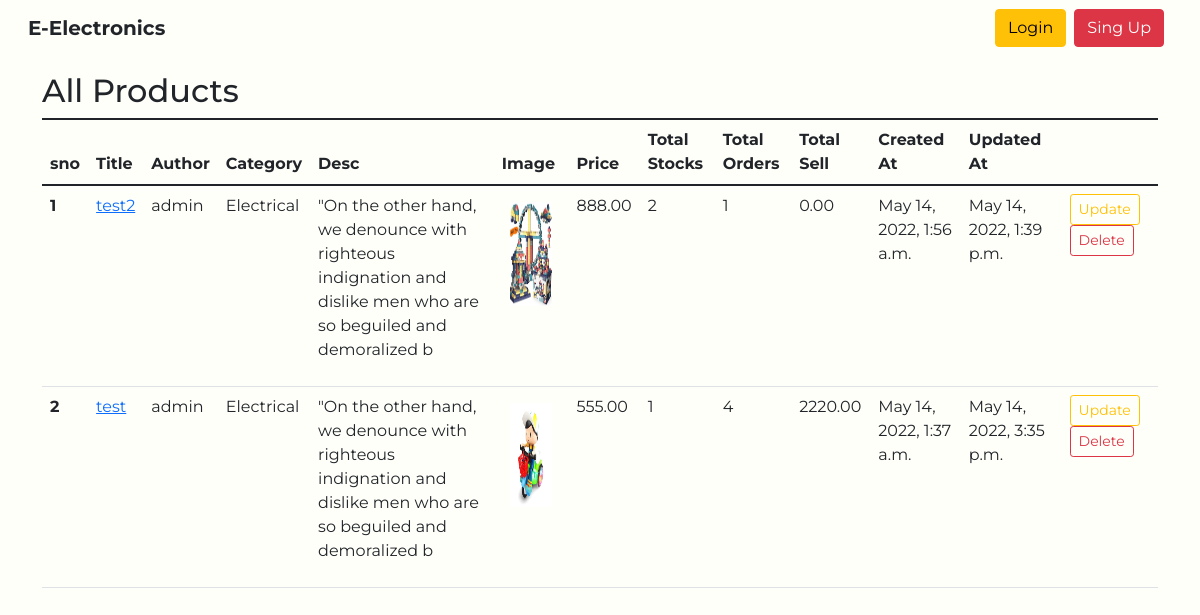
The app's page /admin-product-list, older data.
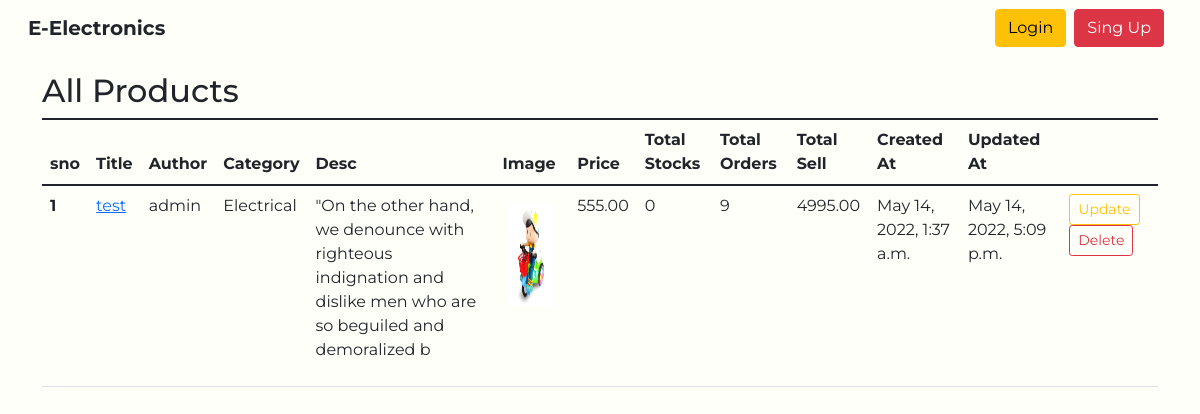
The same page, newer data.
### home/models.py (models this page shows, shortened)
class Product(models.Model):
    title=models.CharField(max_length=255)
    author=models.ForeignKey(User, on_delete=models.CASCADE)
    desc=RichTextField(blank=True, null=True)
    product_image = models.ImageField(null=True, blank=True, upload_to='images/products/')
    total_orders=models.IntegerField(default=0)
    total_stocks=models.IntegerField()
    price=models.DecimalField(max_digits=8, decimal_places=2)
    total_sell_price=models.DecimalField(max_digits=8, decimal_places=2, default=0)
    category=models.ForeignKey(Category, on_delete=models.CASCADE)
    created_at = models.DateTimeField(auto_now_add=True)
    updated_at = models.DateTimeField(auto_now=True)
    @property
    def image_url(self):
        if self.product_image and hasattr(self.product_image, 'url'):
            return self.product_image.url

class Category(models.Model):
    name=models.CharField(max_length=255)
    def __str__(self):
        return self.name

### account/models.py (models this page shows)
class User(AbstractUser):
    user_type_data = ((1, "Admin"),(2, "Customer"), (3, "Company"))
    user_type = models.CharField(default=1, choices=user_type_data, max_length=20)

### home/views.py (the view)
# urls.py: path('admin-product-list', views.admin_all_product_details, name='admin_product_list'),
def admin_all_product_details(request):
    all_products=Product.objects.all().order_by('-created_at')
    product_id=request.GET.get('product_id')
    cats_menu=Category.objects.all()
    context={
        'all_products':all_products,
        'cats_menu': cats_menu,
    }
    return render(request,'product/admin_product_list.html', context)

### templates/product/admin_product_list.html (shortened to what this page needs)
{% extends 'base.html' %}
{% load static %}
{% block body %}
<div class="container my-3">
    <h2>All Products</h2>
    <table class="table">
        <tbody>
            <thead>
                <tr>
                    <th scope="col">sno</th>
                    <th scope="col">Title</th>
                    <th scope="col">Author</th>
                    <th scope="col">Category</th>
                    <th scope="col">Desc</th>
                    <th scope="col">Image</th>
                    <th scope="col">Price</th>
                    <th scope="col">Total Stocks</th>
                    <th scope="col">Total Orders</th>
                    <th scope="col">Total Sell</th>
                    <th scope="col">Created At</th>
                    <th scope="col">Updated At</th>
                </tr>
            </thead>
            {% for product in all_products %}
            <tr>
                <th scope="row">{{ forloop.counter }}</th>
                <td><a href="{% url 'product_details' product.pk %}">{{product.title}} </a></td>
                <td>{{product.author}}</td>
                <td>{{product.category}}</td>
                <td>{{product.desc | slice:':120' | safe }}</td>
                <td>
                    {% if product.product_image %}
                    <img src=" {{ product.image_url|default_if_none:'#' }} " class="card-img-top p-2" alt="..." width="200" height="120">
                    {% else %}
                    <img src="{% static 'img/product.jpg' %}" alt="Avatar"  class="rounded-circle"  width=75 height=75>
                    {% endif %}
                </td>
                <td>{{product.price}}</td>
                <td>{{product.total_stocks}}</td>
                <td>{{product.total_orders}}</td>
                <td>{{product.total_sell_price}}</td>
                <td>{{product.created_at}}</td>
                <td>{{product.updated_at}}</td>
                <td>
                    <a href="{% url 'update_product' product.pk %}" type="button" class="btn btn-outline-warning btn-sm mx-1">Update</a>
                    <a href="{% url 'delete_product' product.pk %}" type="button" class="btn btn-outline-danger btn-sm mx-1">Delete</a>
                </td>
            </tr>
            {% endfor %}
        </tbody>
    </table>
{% endblock body %}

### templates/base.html (shortened to what this page needs)
{% load static %}
<!doctype html>
<html lang="en">
  <head>
    <link rel="stylesheet" href="https://stackpath.bootstrapcdn.com/bootstrap/4.4.1/css/bootstrap.min.css">
    <link href="https://cdn.jsdelivr.net/npm/bootstrap@5.1.3/dist/css/bootstrap.min.css" rel="stylesheet">
    <link rel="stylesheet" href="https://cdn.jsdelivr.net/npm/bootstrap-icons@1.8.1/font/bootstrap-icons.css">
    <link rel="stylesheet" href="{% static "css/style.css" %}">
  </head>
  <body>
    {% include 'nav.html' %}
  {% block body %}
  {% endblock body%}
  </body>
</html>

### templates/nav.html (shortened to what this page needs)
{% load static %}
    <nav class="navbar navbar-expand-lg mb-2">
      <div class="container-fluid">
        <a class="navbar-brand text-dark" href="/"><strong>E-Electronics</strong></a>
        <div class="collapse navbar-collapse" id="navbarSupportedContent">
          {% if user.is_authenticated %}
          <ul class="navbar-nav mr-2">
            <li class="nav-item dropdown">
                <a class="nav-link dropdown-toggle" href="#" id="navbarDropdown" role="button"
                    data-toggle="dropdown" aria-haspopup="true" aria-expanded="false">
                    Logged in as {{request.user}}
                </a>
                <div class="dropdown-menu" aria-labelledby="navbarDropdown">
                    <form action='{% url 'handleLogout' %}' method='post'>
                        {% csrf_token %}
                        <div class="form-group">
                            <input type="hidden" name="value">
                        </div>
                        <button class="dropdown-item" type="submit">Logout</button>
                    </form>
                     <a class="dropdown-item" href="{% url 'view_profile' %}">View Profile</a>
                </div>
            </li>
        </ul>
        {% else %}
       <button type="button" class="btn btn-warning mr-2" data-toggle="modal" data-target="#loginModal">
            Login
        </button>
        <button type="button" class="btn btn-danger mr-2" data-toggle="modal" data-target="#singupModal">
            Sing Up
        </button>
        {% endif %}
        </div>
      </div>
  </nav>

### templates/signup.html (shortened to what this page needs)
{% load static %}

### templates/login.html (shortened to what this page needs)
{% load static %}

### static/css/style.css (style rules this page uses)
:root { --cerulean: #4484ce; --aluminium: #FFFFFA; --light: #f9cf00; --tangerine: #f19f4d; }
* { font-family: 'Montserrat', sans-serif; }
body { background-color: var(--aluminium); height: 100vh; }
.navbar { background-color: var(--aluminium); }

Row changes from the older to the newer data that the page shows:
removed Product: title "test2", author "admin", category "Electrical", desc "\"On the other hand, we denounce with righteous indignation and dislike men who are so beguiled and demoralized b", image_url (picture), price "888.00", total_stocks "2", total_orders "1", total_sell_price "0.00", created_at "May 14, 2022, 1:56 a.m.", updated_at "May 14, 2022, 1:39 p.m."
changed Product "test": total_stocks "1" → "0"; total_orders "4" → "9"; total_sell_price "2220.00" → "4995.00"; updated_at "May 14, 2022, 3:35 p.m." → "May 14, 2022, 5:09 p.m."
